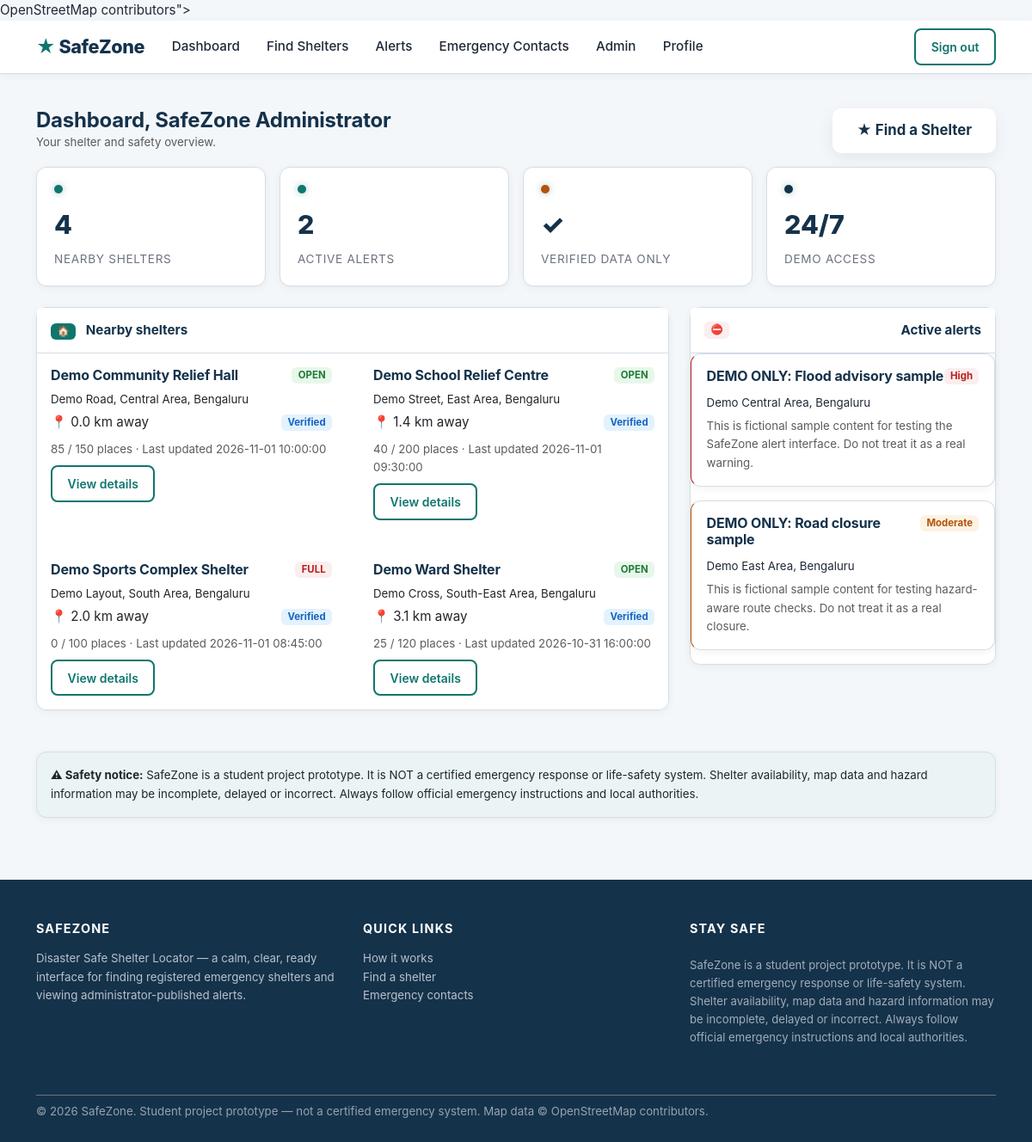
The app's page /user/dashboard (signed in) with its own data.
### tables this page shows
CREATE TABLE users (
    user_id INTEGER PRIMARY KEY AUTOINCREMENT,
    full_name VARCHAR(120) NOT NULL,
    email VARCHAR(190) NOT NULL UNIQUE,
    password_hash VARCHAR(255) NOT NULL,
    phone VARCHAR(25) NULL,
    role TEXT NOT NULL DEFAULT 'USER' CHECK (role IN ('USER','ADMIN')),
    is_active INTEGER NOT NULL DEFAULT 1,
    created_at TIMESTAMP NOT NULL DEFAULT CURRENT_TIMESTAMP,
    updated_at TIMESTAMP NOT NULL DEFAULT CURRENT_TIMESTAMP
);

CREATE TABLE shelters (
    shelter_id INTEGER PRIMARY KEY AUTOINCREMENT,
    shelter_code VARCHAR(30) NOT NULL UNIQUE,
    name VARCHAR(160) NOT NULL,
    description TEXT NULL,
    address VARCHAR(255) NOT NULL,
    city VARCHAR(100) NOT NULL,
    state VARCHAR(100) NOT NULL,
    postal_code VARCHAR(15) NULL,
    latitude REAL NOT NULL,
    longitude REAL NOT NULL,
    shelter_type TEXT NOT NULL DEFAULT 'OTHER' CHECK (shelter_type IN ('COMMUNITY_HALL','SCHOOL','GOVERNMENT_CENTRE','HEALTH_CENTRE','OTHER')),
    total_capacity INTEGER UNSIGNED NOT NULL DEFAULT 0,
    available_capacity INTEGER UNSIGNED NOT NULL DEFAULT 0,
    status TEXT NOT NULL DEFAULT 'OPEN' CHECK (status IN ('OPEN','FULL','CLOSED')),
    verification_status TEXT NOT NULL DEFAULT 'PENDING' CHECK (verification_status IN ('PENDING','VERIFIED','REJECTED')),
    contact_name VARCHAR(120) NULL,
    contact_phone VARCHAR(25) NULL,
    has_food INTEGER NOT NULL DEFAULT 0,
    has_drinking_water INTEGER NOT NULL DEFAULT 0,
    has_medical_support INTEGER NOT NULL DEFAULT 0,
    has_accessibility INTEGER NOT NULL DEFAULT 0,
    last_verified_at DATETIME NULL,
    created_by BIGINT NULL,
    created_at TIMESTAMP NOT NULL DEFAULT CURRENT_TIMESTAMP,
    updated_at TIMESTAMP NOT NULL DEFAULT CURRENT_TIMESTAMP,
    CONSTRAINT fk_shelters_created_by FOREIGN KEY (created_by) REFERENCES users(user_id) ON DELETE SET NULL,
    CONSTRAINT chk_shelter_capacity CHECK (available_capacity <= total_capacity)
);

CREATE TABLE alerts (
    alert_id INTEGER PRIMARY KEY AUTOINCREMENT,
    disaster_id BIGINT NULL,
    title VARCHAR(180) NOT NULL,
    message TEXT NOT NULL,
    severity TEXT NOT NULL CHECK (severity IN ('INFO','LOW','MODERATE','HIGH','CRITICAL')),
    area_text VARCHAR(180) NULL,
    source_name VARCHAR(120) NOT NULL DEFAULT 'ADMIN DEMO ENTRY',
    alert_status TEXT NOT NULL DEFAULT 'DRAFT' CHECK (alert_status IN ('DRAFT','PUBLISHED','EXPIRED')),
    published_at DATETIME NULL,
    expires_at DATETIME NULL,
    created_by BIGINT NULL,
    created_at TIMESTAMP NOT NULL DEFAULT CURRENT_TIMESTAMP,
    CONSTRAINT fk_alert_disaster FOREIGN KEY (disaster_id) REFERENCES disaster_events(disaster_id) ON DELETE SET NULL,
    CONSTRAINT fk_alert_created_by FOREIGN KEY (created_by) REFERENCES users(user_id) ON DELETE SET NULL
);

### safezone/routes/user.py (the view)
@user_bp.route("/dashboard")
@login_required
def dashboard():
    from safezone.services.shelter import search_shelters
    lat, lon = get_user_location()
    nearby = search_shelters(lat, lon, radius_km=5, limit=6)
    alerts = get_active_alerts()
    return render_template(
        "dashboard.html",
        nearby_shelters=nearby,
        alerts=alerts,
        lat=lat,
        lon=lon,
    )

### safezone/database/connection.py (called while the page is built)
def get_db_path():
    db_url = Config.DATABASE_URL
    if db_url.startswith("sqlite:///"):
        return db_url[len("sqlite:///"):]
    return None

def get_connection():
    db_path = get_db_path()
    conn = sqlite3.connect(db_path)
    conn.row_factory = sqlite3.Row
    conn.execute("PRAGMA foreign_keys = ON")
    return conn

@contextmanager
def db_transaction():
    conn = get_connection()
    try:
        yield conn
        conn.commit()
    except Exception:
        conn.rollback()
        raise
    finally:
        conn.close()

def query_one(sql, params=()):
    with db_transaction() as conn:
        cur = conn.execute(sql, params)
        return cur.fetchone()

def query_all(sql, params=()):
    with db_transaction() as conn:
        cur = conn.execute(sql, params)
        return cur.fetchall()

### safezone/routes/auth.py (called while the page is built)
def get_user_by_id(user_id):
    from safezone.database.connection import query_one
    return query_one("SELECT * FROM users WHERE user_id = ?", (user_id,))

    @property
    def is_admin(self):
        return self.role == "ADMIN"

### safezone/routes/user.py (called while the page is built)
def get_user_location():
    lat = float(session.get("lat", 12.9716))
    lon = float(session.get("lon", 77.5946))
    return lat, lon

### safezone/services/alert.py (called while the page is built)
def get_active_alerts():
    rows = query_all(
        """
        SELECT a.*, d.title AS disaster_title, d.disaster_type, d.severity AS disaster_severity
        FROM alerts a
        LEFT JOIN disaster_events d ON a.disaster_id = d.disaster_id
        WHERE a.alert_status = 'PUBLISHED'
          AND (a.expires_at IS NULL OR a.expires_at > CURRENT_TIMESTAMP)
        ORDER BY
          CASE a.severity WHEN 'CRITICAL' THEN 4 WHEN 'HIGH' THEN 3
               WHEN 'MODERATE' THEN 2 WHEN 'LOW' THEN 1 ELSE 0 END DESC,
          a.published_at DESC
        """
    )
    return [dict(r) for r in rows]

### safezone/services/shelter.py (called while the page is built)
def haversine_km(lat1, lon1, lat2, lon2):
    R = 6371.0088  # Earth radius, km
    phi1, phi2 = math.radians(lat1), math.radians(lat2)
    dphi = math.radians(lat2 - lat1)
    dlambda = math.radians(lon2 - lon1)
    a = (
        math.sin(dphi / 2) ** 2
        + math.cos(phi1) * math.cos(phi2) * math.sin(dlambda / 2) ** 2
    )
    return 2 * R * math.asin(math.sqrt(a))

### templates/dashboard.html (shortened to what this page needs)
{% extends "base.html" %}
{% block content %}
<section class="section-sm">
  <div class="container">
    <div class="d-flex justify-content-between align-items-start flex-wrap gap-2 mb-3">
      <div>
        <h2 class="mb-0">Dashboard, {{ current_user.full_name }}</h2>
        <p class="text-muted small mb-0">Your shelter and safety overview.</p>
      </div>
      <a class="btn btn-hero" href="{{ url_for('user.find_shelter') }}">&#9733; Find a Shelter</a>
    </div>
    <div class="summary-grid mb-4">
      <div class="summary-card">
        <div class="dot"></div>
        <div class="value">{{ nearby_shelters|length }}</div>
        <div class="label">Nearby shelters</div>
      </div>
      <div class="summary-card">
        <div class="dot" style="background:var(--sz-teal);"></div>
        <div class="value">{{ alerts|length }}</div>
        <div class="label">Active alerts</div>
      </div>
      <div class="summary-card">
        <div class="dot" style="background:var(--sz-amber);"></div>
        <div class="value">&#10003;</div>
        <div class="label">Verified data only</div>
      </div>
      <div class="summary-card">
        <div class="dot" style="background:var(--sz-navy);"></div>
        <div class="value">24/7</div>
        <div class="label">Demo access</div>
      </div>
    </div>
    <div class="row">
      <div class="col-lg-8 mb-4">
        <div class="card card-sz">
          <div class="card-header">
            <span class="badge bg-teal me-2">&#127968;</span> Nearby shelters
          </div>
          <div class="card-body p-0">
            {% if nearby_shelters %}
              <div class="row g-3">
                {% for s in nearby_shelters %}
                  <div class="col-12 col-md-6">
                    <div class="card card-sz h-100 border-0 shadow-none" style="border:none;">
                      <div class="card-body p-3">
                        <div class="d-flex justify-content-between align-items-start mb-1">
                          <h6 class="mb-1">{{ s.name }}</h6>
                          <span class="badge badge-{{ 'open' if s.status=='OPEN' else 'full' if s.status=='FULL' else 'closed' }}">{{ s.status }}</span>
                        </div>
                        <div class="meta small mb-1">{{ s.address }}, {{ s.city }}</div>
                        <div class="d-flex justify-content-between align-items-center mb-2">
                          <span class="distance">&#128205; {{ "%.1f"|format(s.distance_km) }} km away</span>
                          <span class="badge badge-{{ 'verified' if s.verification_status=='VERIFIED' else 'pending' }}">
                            {{ s.verification_status.title() }}
                          </span>
                        </div>
                        <div class="small text-muted">
                          {{ s.available_capacity }} / {{ s.total_capacity }} places &middot;
                          Last updated {{ s.last_verified_at or 'n/a' }}
                        </div>
                        <a class="btn btn-outline-sz btn-sm mt-2" href="{{ url_for('user.shelter_detail', shelter_id=s.shelter_id) }}">View details</a>
                      </div>
                    </div>
                  </div>
                {% endfor %}
              </div>
            {% else %}
              <div class="text-center py-4">
                <p class="text-muted">No nearby shelters found for your current location.</p>
                <a class="btn btn-sz" href="{{ url_for('user.find_shelter') }}">Search shelters</a>
              </div>
            {% endif %}
          </div>
        </div>
      </div>
      <div class="col-lg-4 mb-4">
        <div class="card card-sz">
          <div class="card-header d-flex justify-content-between align-items-center">
            <span class="badge bg-red me-2">&#9940;</span> Active alerts
          </div>
          <div class="card-body p-0">
            {% if alerts %}
              {% for a in alerts %}
                <div class="alert-card {{ a.severity.lower() }}">
                  <div class="card-body">
                    <div class="d-flex justify-content-between align-items-start mb-1">
                      <h6 class="mb-1">{{ a.title }}</h6>
                      <span class="badge badge-{{ a.severity.lower() }}">{{ a.severity.title() }}</span>
                    </div>
                    <p class="small mb-1">{{ a.area_text }}</p>
                    <p class="small text-muted mb-0">{{ a.message|truncate(120) }}</p>
                  </div>
                </div>
              {% endfor %}
            {% else %}
              <div class="text-center py-3">
                <p class="text-muted small">No active alerts at the moment.</p>
              </div>
            {% endif %}
          </div>
        </div>
      </div>
    </div>
    <div class="card card-sz bg-pale mt-4">
      <div class="card-body p-3">
        <p class="small mb-0">
          <strong>&#9888; Safety notice:</strong> {{ disclaimer }}
        </p>
      </div>
    </div>
  </div>
</section>
{% endblock %}

### static/css/style.css (style rules this page uses)
:root { --sz-navy: #15324B; --sz-navy-dark: #0f2436; --sz-teal: #0F766E; --sz-teal-dark: #0b5f56; --sz-pale-teal: #EAF4F4; --sz-bg: #F4F7FA; --sz-amber: #B45309; --sz-amber-bg: #fdf3e3; --sz-red: #B91C1C; --sz-red-bg: #fbeeee; --sz-text: #1f2937; --sz-text-muted: #6b7280; --sz-border: #d7dde5; --sz-shadow: 0 6px 18px rgba(21, 50, 75, 0.08); --sz-shadow-sm: 0 2px 8px rgba(21, 50, 75, 0.06); --sz-radius: 12px; --sz-font: "Inter", -apple-system, BlinkMacSystemFont, "Segoe UI", Roboto, "Helvetica Neue", Arial, sans-serif; }
* { box-sizing: border-box; }
html { scroll-behavior: smooth; }
body { background: var(--sz-bg); color: var(--sz-text); font-family: var(--sz-font); font-size: 0.95rem; line-height: 1.6; margin: 0; }
h1, h2, h3, h4, h5, h6 { color: var(--sz-navy); font-weight: 700; letter-spacing: -0.01em; }
h2 { font-size: 1.5rem; }
a { color: var(--sz-teal); text-decoration: none; }
.btn-outline-sz { color: var(--sz-teal); border: 2px solid var(--sz-teal); background: transparent; font-weight: 600; border-radius: 8px; padding: 0.55rem 1.1rem; }
.bg-teal { background: var(--sz-teal) !important; color: #fff; }
.bg-pale { background: var(--sz-pale-teal) !important; }
.bg-red { background: var(--sz-red-bg) !important; }
.badge-open { background: #e7f7ea; color: #1e7a34; }
.badge-full { background: #fbeeee; color: var(--sz-red); }
.badge-verified { background: #e3f2fd; color: #1565c0; }
.badge-high { background: var(--sz-red-bg); color: var(--sz-red); }
.badge-moderate { background: var(--sz-amber-bg); color: var(--sz-amber); }
.card-sz { background: #fff; border: 1px solid var(--sz-border); border-radius: var(--sz-radius); box-shadow: var(--sz-shadow-sm); transition: transform 0.15s, box-shadow 0.15s; }
.card-sz > .card-header { background: #fff; border-bottom: 1px solid var(--sz-border); font-weight: 700; color: var(--sz-navy); padding: 0.85rem 1rem; }
.card-sz > .card-body { padding: 1.1rem 1.2rem; }
.btn-hero { background: #fff; color: var(--sz-navy); border: none; font-weight: 700; font-size: 1.05rem; border-radius: 10px; padding: 0.85rem 1.75rem; box-shadow: var(--sz-shadow); transition: transform 0.15s, box-shadow 0.15s, background 0.15s; }
.section-sm { padding: 2.5rem 1rem; }
.alert-card { border-left: 4px solid; background: #fff; border-radius: var(--sz-radius); border: 1px solid var(--sz-border); box-shadow: var(--sz-shadow-sm); margin-bottom: 1rem; overflow: hidden; }
.alert-card.high { border-left-color: var(--sz-red); }
.alert-card.moderate { border-left-color: var(--sz-amber); }
.alert-card .card-body { padding: 1rem 1.1rem; }
.alert-card h6 { margin: 0; font-size: 1rem; color: var(--sz-navy); }
.alert-card p { margin: 0.4rem 0 0; color: var(--sz-text); }
.summary-grid { display: grid; grid-template-columns: repeat(auto-fit, minmax(180px, 1fr)); gap: 1rem; margin-bottom: 1.5rem; }
.summary-card { background: #fff; border: 1px solid var(--sz-border); border-radius: var(--sz-radius); padding: 1.25rem 1.25rem; box-shadow: var(--sz-shadow-sm); display: flex; flex-direction: column; }
.summary-card .value { font-size: 1.9rem; font-weight: 800; color: var(--sz-navy); }
.summary-card .label { color: var(--sz-text-muted); font-size: 0.85rem; text-transform: uppercase; letter-spacing: 0.05em; margin-top: 0.3rem; }
.summary-card .dot { width: 10px; height: 10px; border-radius: 50%; background: var(--sz-teal); margin-bottom: 0.75rem; box-shadow: 0 0 8px rgba(15, 118, 110, 0.4); }

### records on screen
users: full_name "SafeZone Administrator"
shelters: name "Demo Community Relief Hall", status "OPEN", address "Demo Road, Central Area", city "Bengaluru", distance_km "0.0", verification_status "Verified", available_capacity "85", total_capacity "150", last_verified_at "2026-11-01 10:00:00"
shelters: name "Demo School Relief Centre", status "OPEN", address "Demo Street, East Area", city "Bengaluru", distance_km "1.4", verification_status "Verified", available_capacity "40", total_capacity "200", last_verified_at "2026-11-01 09:30:00"
shelters: name "Demo Sports Complex Shelter", status "FULL", address "Demo Layout, South Area", city "Bengaluru", distance_km "2.0", verification_status "Verified", available_capacity "0", total_capacity "100", last_verified_at "2026-11-01 08:45:00"
shelters: name "Demo Ward Shelter", status "OPEN", address "Demo Cross, South-East Area", city "Bengaluru", distance_km "3.1", verification_status "Verified", available_capacity "25", total_capacity "120", last_verified_at "2026-10-31 16:00:00"
alerts: title "DEMO ONLY: Flood advisory sample", severity "High", area_text "Demo Central Area, Bengaluru", message "This is fictional sample content for testing the SafeZone alert interface. Do not treat it as a real warning."
alerts: title "DEMO ONLY: Road closure sample", severity "Moderate", area_text "Demo East Area, Bengaluru", message "This is fictional sample content for testing hazard-aware route checks. Do not treat it as a real closure."

### other values on screen
{{ nearby_shelters|length }} "4"
{{ alerts|length }} "2"
